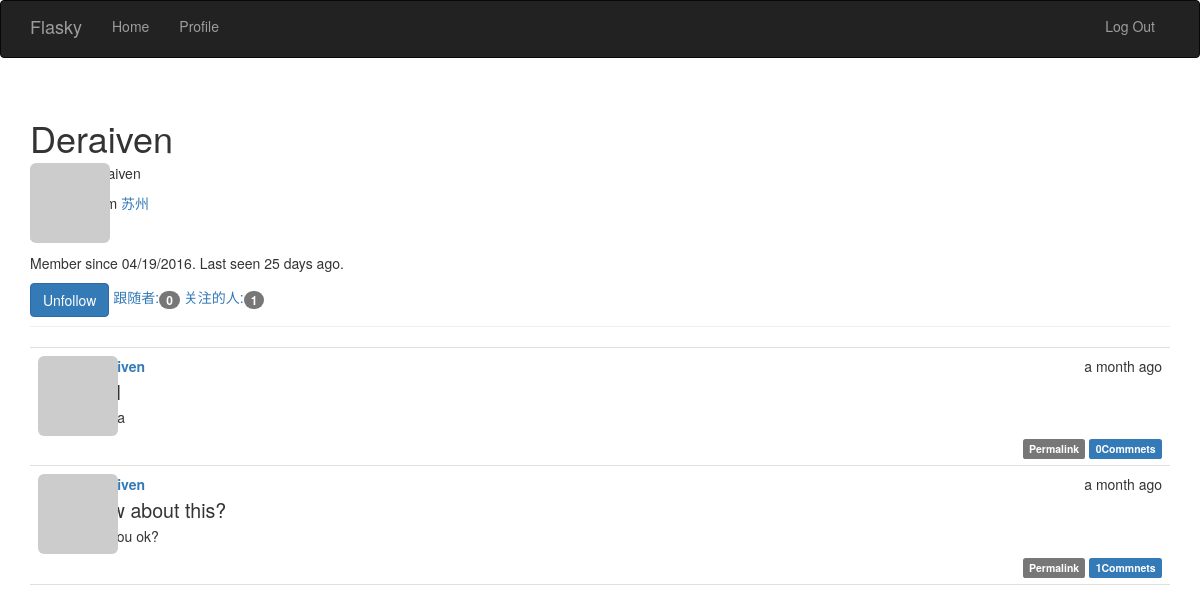
Before: /user/Deraiven (signed in) with the older database file.
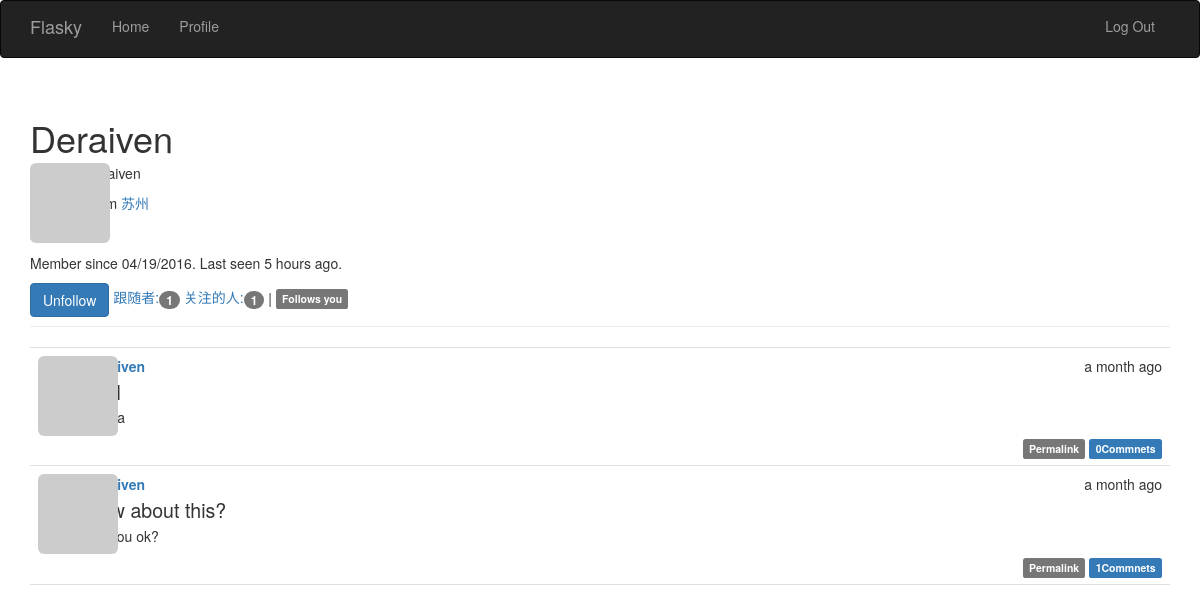
After: the same page with the newer database file.
### app/models.py (models this page shows, shortened)
class User(db.Model,UserMixin):
    __tablename__='users'
    id=db.Column(db.Integer,primary_key=True)
    username=db.Column(db.String(64),unique=True,index=True)
    role_id=db.Column(db.Integer,db.ForeignKey('roles.id'))
    password_hash=db.Column(db.String(128))
    email=db.Column(db.String(64),unique=True,index=True)
    confirmed=db.Column(db.Boolean,default=False)
    name = db.Column(db.String(64))
    location = db.Column(db.String(64))
    about_me = db.Column(db.Text())
    member_since = db.Column(db.DateTime(), default=datetime.utcnow)
    last_seen = db.Column(db.DateTime(), default=datetime.utcnow)
    avatar_hash=db.Column(db.String(64))
    posts=db.relationship('Post',backref='author',lazy='dynamic')
    followed = db.relationship('Follow',
                               foreign_keys=[Follow.follower_id],
                               backref=db.backref('follower', lazy='joined'),
                               lazy='dynamic',
                               cascade='all, delete-orphan')
    followers = db.relationship('Follow',
                                foreign_keys=[Follow.followed_id],
                                backref=db.backref('followed', lazy='joined'),
                                lazy='dynamic',
                                cascade='all, delete-orphan')
    comments=db.relationship('Comment',backref='author',lazy='dynamic')
    def can(self,permissions):
        return self.role is not None and (self.role.permissions & permissions)==permissions
    def is_administrator(self):
        return self.can(Permission.ADMINISTER)
    @property
    def password(self):
        raise AttributeError('password is not a readable attribute')
    def gravatar(self,size=100,default='identicon',rating='g'):
        if request.is_secure:
            url="https://secure.gravatar.com/avatar"
        else:
            url='http://www.gravatar.com/avatar'
        hash=hashlib.md5(self.email.encode('utf-8')).hexdigest()
        return '{url}/{hash}?s={size}&d={default}&r={rating}'.format(url=url,hash=hash,size=size,default=default,rating=rating)
    def is_following(self,user):
        return self.followers.filter_by(
            follower_id=user.id).first() is not None

### app/main/views.py (the view)
@main.route('/user/<username>',methods=['POST','GET'])
def user(username):
    user=User.query.filter_by(username=username).first()
    if user is None:
        abort(404)
    posts= user.posts.order_by(Post.date.desc()).all()
    return render_template('user.html',user=user,posts=posts)

### app/main/__init__.py (called while the page is built)
@main.app_context_processor
def inject_permissions():
    return dict(Permission=Permission)

### app/models.py (called while the page is built)
@login_manager.user_loader
def load_user(user_id):
    return User.query.get(int(user_id))

### app/templates/user.html (shortened to what this page needs)
{% extends "base.html" %}
{% block page_content %}
<div class="page-header">
    <h1>{{ user.username }}</h1>
    <div class="intro">
        <div class="left">
            <img class="img-rounded profile-thumbnail" src="{{ user.gravatar(size=50) }}">
        </div>
        <div class="right">
        {% if user.name or user.location %}
        <p >
            {% if user.name %}{{ user.name }}{% endif %}
        </p>
        <p >   {% if user.location %}
            From <a href="http://maps.google.com/?q={{ user.location }}">{{  user.location  }}</a>
            {% endif %}
        </p>
        {% endif %}
        </div>
    </div>
    {% if user.about_me %}<p>{{ user.about_me }}</p>{% endif %}
    <p>
    Member since {{ moment(user.member_since).format('L') }}.
    Last seen {{ moment(user.last_seen).fromNow() }}.
    </p>
    {% if current_user.can(Permission.FOLLOW) and user!=current_user %}
        {% if not current_user.is_following(user) %}
        <a href="{{ url_for('.follow',username=user.username) }}" class="btn btn-primary">
            Follow
        </a>
        {% else %}
         <a href="{{ url_for('.unfollow', username=user.username) }}"
        class="btn btn-primary" >Unfollow</a>
        {% endif %}
    {% endif %}
    <a href="{{ url_for(".followers",username=user.username)}}">
        跟随者:<span class="badge">{{ user.followers.count() }}</span>
    </a>
    <a href="{{ url_for(".followed_by",username=user.username) }}">
        关注的人:<span class="badge">{{ user.followed.count() }}</span>
    </a>
    {% if current_user.is_authenticated and user != current_user and
    user.is_following(current_user) %}
    | <span class="label label-default">Follows you</span>
    {% endif %}
</div>
    {% include "_posts.html" %}
{% endblock %}

Changed rows visible on the page:
changed User "Deraiven": last_seen "25 days ago" → "5 hours ago"
Other visible differences:
{{ user.followers.count() }}: "0" → "1"
text now shown: "| Follows you"
